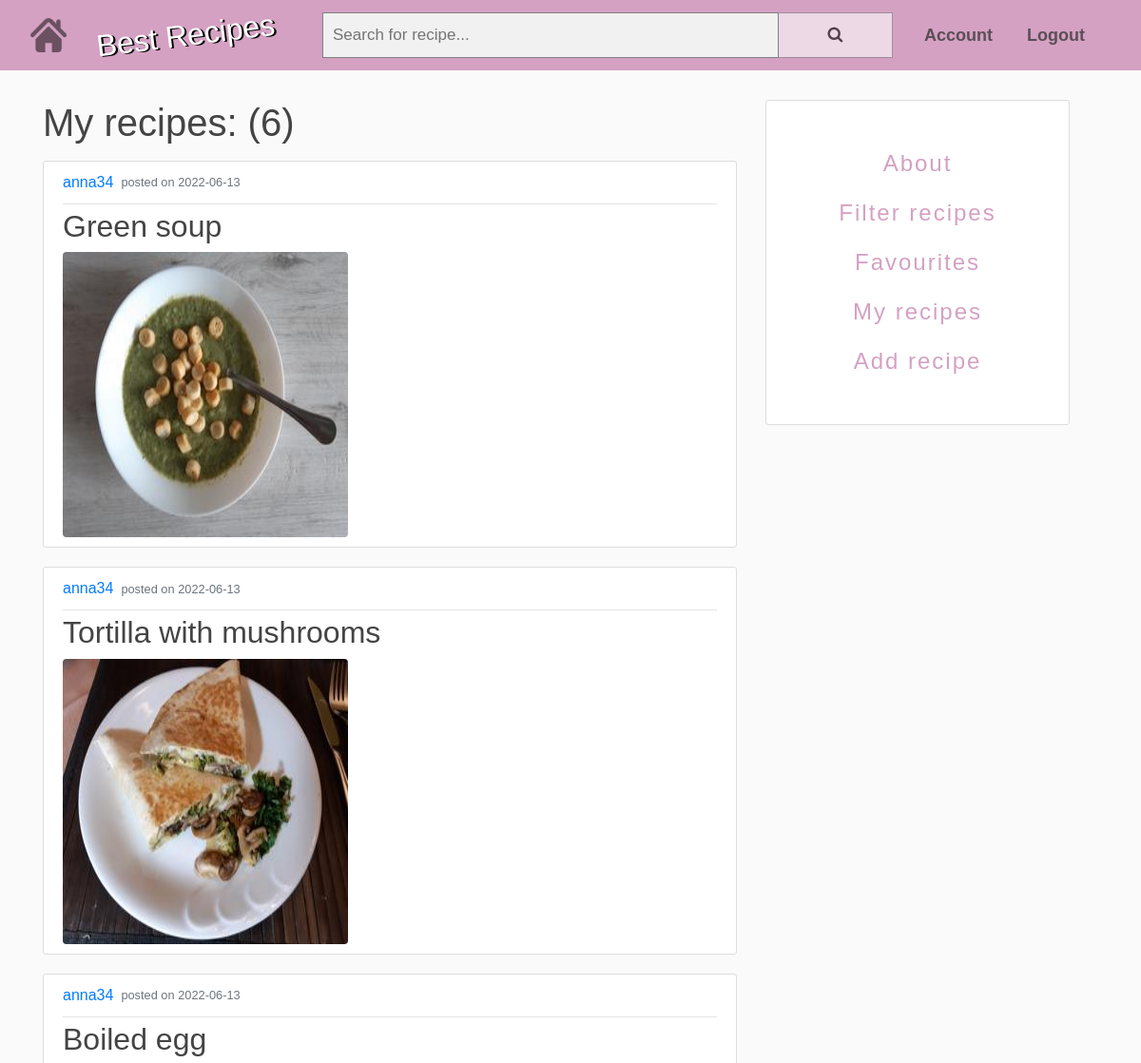
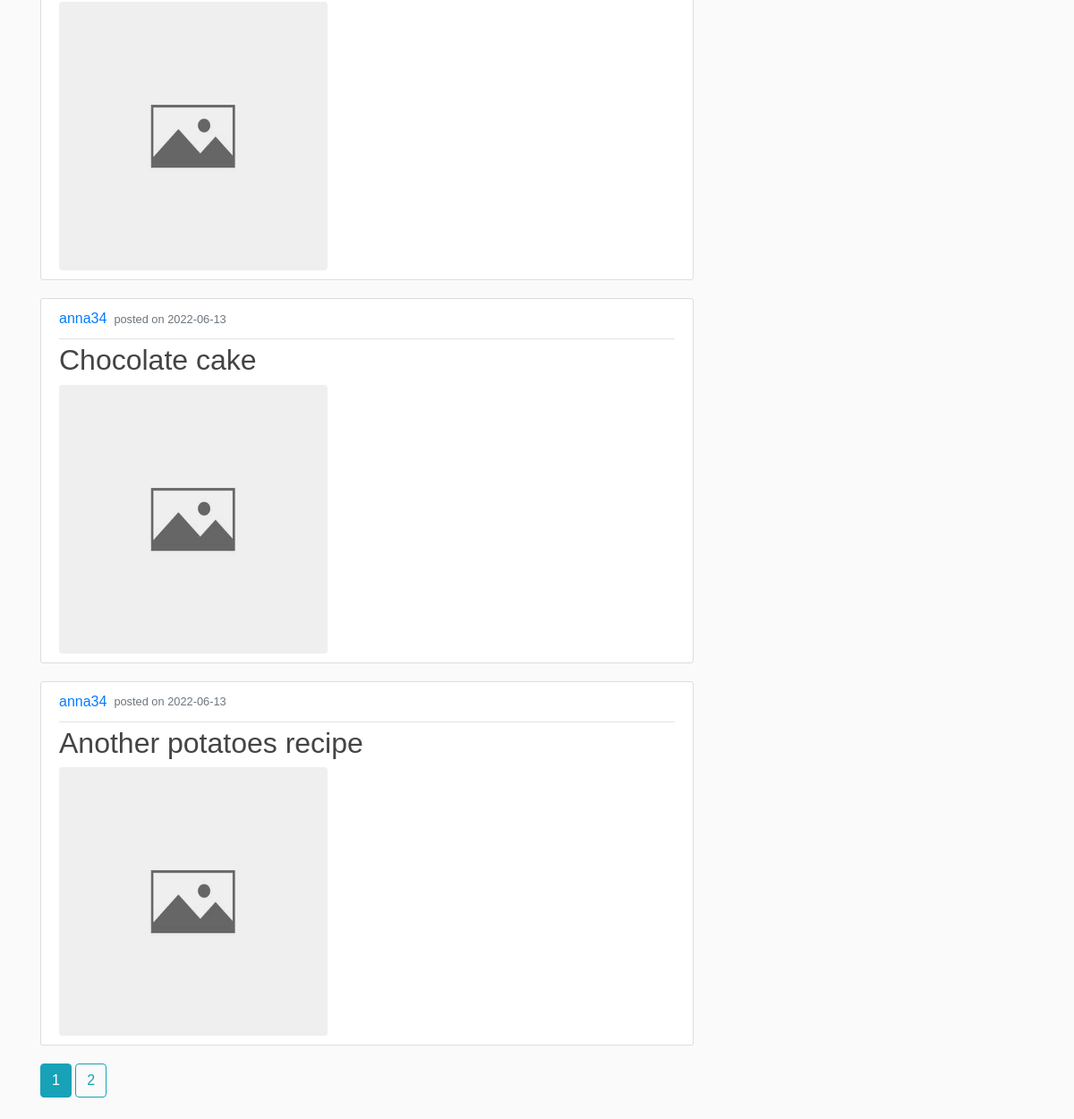
/my_recipes (signed in), run on the app's committed database (2 pictures, top to bottom).
### recipes_app/models.py (models this page shows, shortened)
class Recipe(db.Model):
    id = db.Column(db.Integer, primary_key=True)
    recipe_name = db.Column(db.String(60), nullable=False)
    date_posted = db.Column(db.DateTime, nullable=False, default=datetime.utcnow)
    food_image = db.Column(db.String(20), nullable=False, default='default_food_image.jpg')
    description = db.Column(db.String(500), nullable=False)
    user_id = db.Column(db.Integer, db.ForeignKey('user.id'), nullable=False)
    is_private = db.Column(db.Boolean, nullable=False, default=False)
    recipe_tags = db.relationship("Tag", secondary=lambda: recipes_tags_table)
    tags = association_proxy("recipe_tags", "tag")

class User(db.Model, UserMixin):
    id = db.Column(db.Integer, primary_key=True)
    username = db.Column(db.String(20), unique=True, nullable=False)
    email = db.Column(db.String(50), unique=True, nullable=False)
    profile_picture = db.Column(db.String(20), nullable=False, default='default_profile_picture.jpg')
    password = db.Column(db.String(60), nullable=False)
    uploaded_recipes = db.relationship('Recipe', backref='author', lazy=True)
    favourite_recipes = db.relationship('Recipe', secondary=lambda: users_favourites_table)
    favourites = association_proxy("favourite_recipes", "recipe_name")

### recipes_app/routes.py (the view)
@app.route("/my_recipes", endpoint='my_recipes')
@login_required
def my_recipes():
    page = request.args.get('page', 1, type=int)
    recipes = Recipe.query.filter_by(author=current_user).order_by(Recipe.date_posted.desc()).paginate(
        page=page, per_page=5)
    return render_template("filtered_recipes.html", recipes=recipes, user=current_user, next_page='my_recipes',
                           title='My recipes')

### recipes_app/forms.py
class SearchbarForm(FlaskForm):
    search = StringField("Search", validators=[DataRequired()])
    submit = SubmitField('Submit')

### recipes_app/models.py (called while the page is built)
@login_manager.user_loader
def load_user(user_id):
    return User.query.get(int(user_id))

### recipes_app/routes.py (called while the page is built)
@app.context_processor
def base():
    form = SearchbarForm()
    return dict(form=form)

### recipes_app/templates/filtered_recipes.html
{% extends "basic_layout.html" %}
{% block content %}
    <h1 class="mb-3">{{ title }}: ({{ recipes.total }})</h1>
    {% for recipe in recipes.items %}
        <article class="media content-section">
          <div class="media-body">
            <div class="article-metadata">
              <a class="mr-2" href="{{ url_for('show_user_recipes', username=recipe.author.username) }}">{{ recipe.author.username }}</a>
              <small class="text-muted"> posted on {{ recipe.date_posted.strftime('%Y-%m-%d') }}</small>
            </div>
            <h2><a class="article-title" href="{{ url_for('show_recipe', recipe_id=recipe.id) }}">{{ recipe.recipe_name }}</a></h2>
            <img class="rounded article-img" src="{{ url_for('static', filename='food_images/' + recipe.food_image) }}">
          </div>
        </article>
    {% endfor %}
    {% for page_number in recipes.iter_pages(left_edge=1, right_edge=1, left_current=1, right_current=2) %}
        {% if page_number %}
            {% if recipes.page == page_number %}
                <a class="btn btn-info mb-4" href="{{ url_for('show_user_recipes', username=user.username, page=page_number) }}">{{ page_number }}</a>
            {% else %}
                <a class="btn btn-outline-info mb-4" href="{{ url_for('show_user_recipes', username=user.username, page=page_number) }}">{{ page_number }}</a>
            {% endif %}
        {% else %}
            ...
        {% endif %}
    {% endfor %}
{% endblock content %}

### recipes_app/static/main.css (style rules this page uses)
body { background: #fafafa; color: #333333; margin-top: 5rem; }
h1, h2, h3, h4, h5, h6 { color: #444444; }
.content-section { background: #ffffff; padding: 10px 20px; border: 1px solid #dddddd; border-radius: 3px; margin-bottom: 20px; }
.article-title { color: #444444; }
.article-img { height: 300px; width: 300px; margin-right: 16px; }
.article-metadata { padding-bottom: 10px; margin-bottom: 4px; border-bottom: 1px solid #e3e3e3; display: flex; align-items: center; }
body { font-family: Arial; }
* { box-sizing: border-box; }

### data on the page
Recipe: author.username "anna34", date_posted "2022-06-13", recipe_name "Green soup", food_image (picture)
Recipe: author.username "anna34", date_posted "2022-06-13", recipe_name "Tortilla with mushrooms", food_image (picture)
Recipe: author.username "anna34", date_posted "2022-06-13", recipe_name "Boiled egg", food_image (placeholder picture)
Recipe: author.username "anna34", date_posted "2022-06-13", recipe_name "Chocolate cake", food_image (placeholder picture)
Recipe: author.username "anna34", date_posted "2022-06-13", recipe_name "Another potatoes recipe", food_image (placeholder picture)

### other printed values
{{ title }} "My recipes"
{{ recipes.total }} "6"
{{ page_number }} "1"
{{ page_number }} "2"
